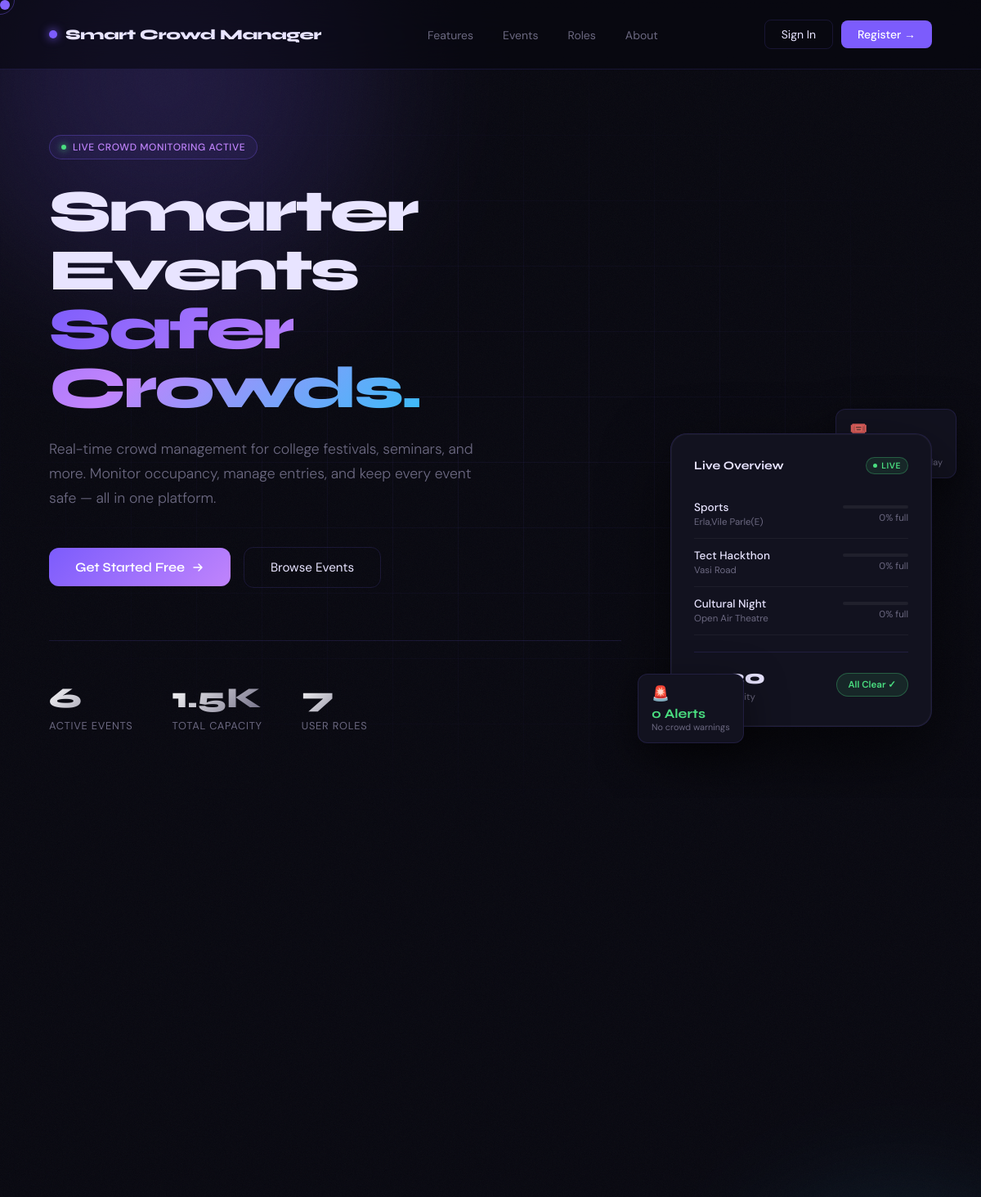
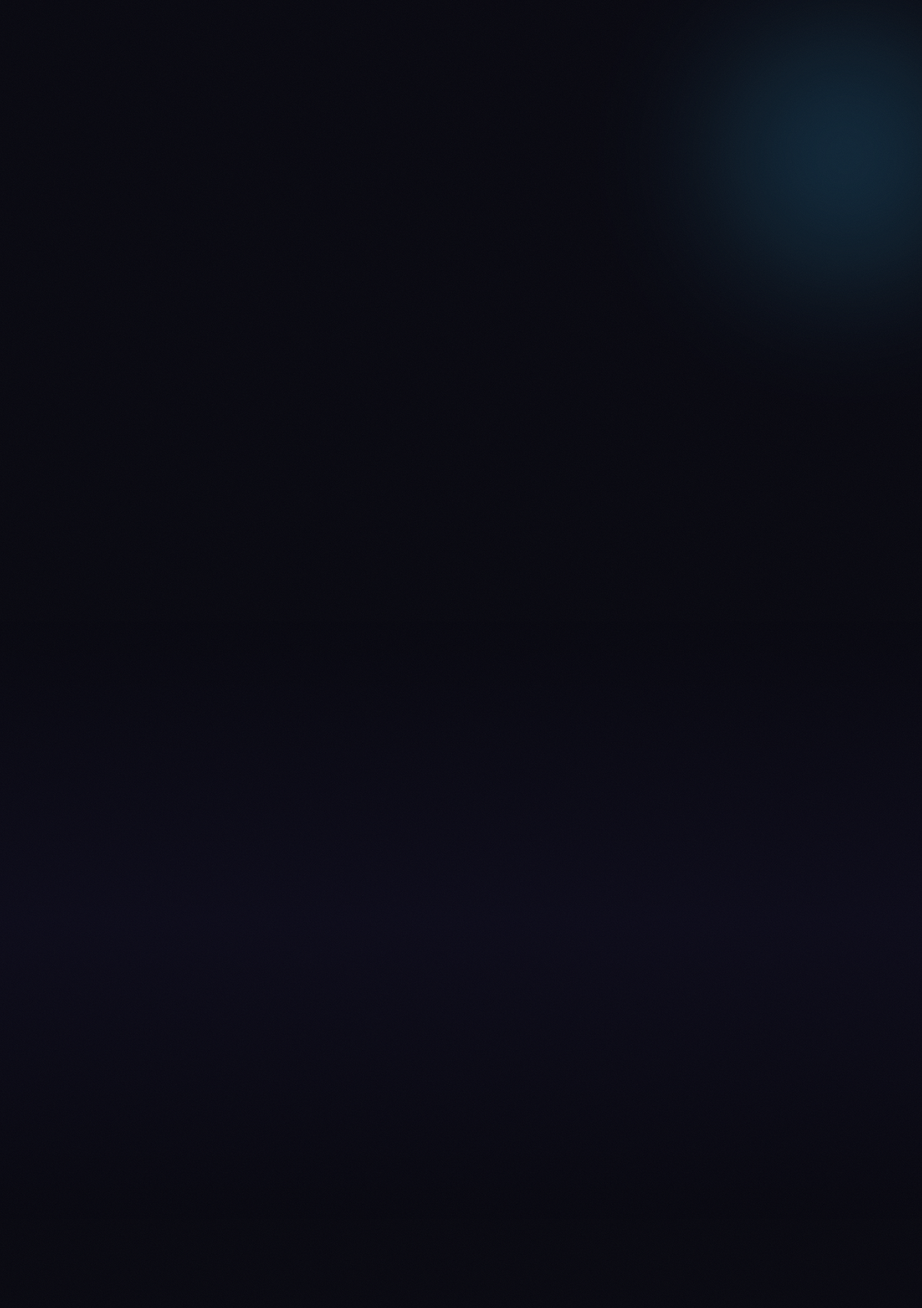
The page / (upper part) on the database its author committed (2 pictures, top to bottom).
### app.py (models this page shows, shortened)
class Event(db.Model):
    id = db.Column(db.Integer, primary_key=True)
    name = db.Column(db.String(120), nullable=False)
    location = db.Column(db.String(200), nullable=False)
    start_time = db.Column(db.DateTime, nullable=False)
    end_time = db.Column(db.DateTime, nullable=False)
    max_capacity = db.Column(db.Integer, nullable=False)
    safe_threshold = db.Column(db.Float, default=0.7)  # 70%
    warning_threshold = db.Column(db.Float, default=0.9)  # 90%
    current_count = db.Column(db.Integer, default=0)
    entry_blocked = db.Column(db.Boolean, default=False)  # Admin can block entry
    host_id = db.Column(db.Integer, db.ForeignKey("user.id"), nullable=True)
    event_type = db.Column(db.String(50), default="general")  # cultural, technical, sports, seminar, convocation
    poster_filename = db.Column(db.String(255), nullable=True)
    is_paid = db.Column(db.Boolean, default=False)
    price = db.Column(db.Float, default=0.0)
    is_group_event = db.Column(db.Boolean, default=False)
    group_size = db.Column(db.Integer, default=1)  # Max members per group registration
    host = db.relationship("User", back_populates="events")
    tickets = db.relationship("Ticket", back_populates="event", lazy=True, cascade="all, delete-orphan")
    zones = db.relationship("Zone", back_populates="event", lazy=True, cascade="all, delete-orphan")
    time_slots = db.relationship("TimeSlot", back_populates="event", lazy=True, cascade="all, delete-orphan")
    gates = db.relationship("Gate", back_populates="event", lazy=True, cascade="all, delete-orphan")
    @property
    def occupancy_ratio(self) -> float:
        if self.max_capacity <= 0:
            return 0.0
        return self.current_count / self.max_capacity

### app.py (the view, shortened to what this page needs)
@app.route("/")
def index():
    active_events = Event.query.count()
    total_capacity = db.session.query(db.func.sum(Event.max_capacity)).scalar() or 0
    role_count = 7 # student, admin, faculty_coordinator, volunteer, security, host, canteen_owner
    now = datetime.now()
    live_events = Event.query.filter(Event.end_time >= now).order_by(Event.start_time.asc()).limit(3).all()
    tickets_scanned = Ticket.query.filter_by(checked_in=True).count()
    return render_template("landing.html",
                           active_events=active_events,
                           total_capacity=total_capacity,
                           role_count=role_count,
                           live_events=live_events,
                           tickets_scanned=tickets_scanned)

### app.py (called while the page is built)
@app.context_processor
def inject_now():
    return {"now": datetime.now()}

### templates/landing.html (shortened to what this page needs)
<!DOCTYPE html>
<html lang="en">
<head>
</head>
<body>
<div class="cursor" id="cursor"></div>
<div class="cursor-trail" id="cursorTrail"></div>
<div class="bg-canvas">
  <div class="orb orb-1"></div>
  <div class="orb orb-2"></div>
</div>
<div class="grain"></div>
<div class="wrapper">
  <nav>
    <a href="/" class="nav-logo" style="text-decoration: none; color: inherit;">
      <div class="logo-dot"></div>
      Smart Crowd Manager
    </a>
    <ul class="nav-links">
      <li><a href="#features">Features</a></li>
      <li><a href="/events">Events</a></li>
      <li><a href="#roles">Roles</a></li>
      <li><a href="#features">About</a></li>
    </ul>
    <div class="nav-cta">
      <a href="/login" class="btn-ghost">Sign In</a>
      <a href="/register" class="btn-primary">Register →</a>
    </div>
  </nav>
  <section class="hero">
    <div class="hero-grid-line"></div>
    <div class="hero-content">
      <div class="hero-badge">
        <span class="badge-dot"></span>
        Live crowd monitoring active
      </div>
      <h1>
        Smarter Events<br>
        <span class="gradient-text">Safer Crowds.</span>
      </h1>
      <p class="hero-desc">
        Real-time crowd management for college festivals, seminars, and more. Monitor occupancy, manage entries, and keep every event safe — all in one platform.
      </p>
      <div class="hero-actions">
        <a href="/register" class="btn-hero">
          Get Started Free
          <svg width="16" height="16" viewBox="0 0 16 16" fill="none"><path d="M3 8h10M9 4l4 4-4 4" stroke="currentColor" stroke-width="1.5" stroke-linecap="round" stroke-linejoin="round"/></svg>
        </a>
        <a href="/events" class="btn-outline">Browse Events</a>
      </div>
      <div class="hero-stats">
        <div class="stat-item">
          <div class="stat-number">{{ active_events }}</div>
          <div class="stat-label">Active Events</div>
        </div>
        <div class="stat-item">
          <div class="stat-number">{% if total_capacity >= 1000 %}{{ "%.1f"|format(total_capacity/1000) }}K{% else %}{{ total_capacity }}{% endif %}</div>
          <div class="stat-label">Total Capacity</div>
        </div>
        <div class="stat-item">
          <div class="stat-number">{{ role_count }}</div>
          <div class="stat-label">User Roles</div>
        </div>
      </div>
    </div>
    <div class="hero-visual">
      <div class="float-card float-card-1">
        <div class="fc-icon">🎟️</div>
        <div class="fc-val">{{ tickets_scanned }}</div>
        <div class="fc-label">Tickets scanned today</div>
      </div>
      <div class="live-card">
        <div class="card-header">
          <span class="card-title">Live Overview</span>
          <span class="live-badge"><span class="live-dot"></span>Live</span>
        </div>
        {% for event in live_events %}
        <div class="event-row">
          <div>
            <div class="event-name">{{ event.name }}</div>
            <div class="event-loc">{{ event.location }}</div>
          </div>
          <div class="occupancy-wrap">
            <div class="occ-bar-track">
              {% set ratio = event.occupancy_ratio * 100 %}
            </div>
            <div class="occ-pct">{{ ratio|round|int }}% full</div>
          </div>
        </div>
        {% endfor %}
        <div class="card-footer">
          <div>
            <div class="total-count">{{ total_capacity }}</div>
            <div class="total-label">Total capacity</div>
          </div>
          <div class="status-indicator">All Clear ✓</div>
        </div>
      </div>
      <div class="float-card float-card-2">
        <div class="fc-icon">🚨</div>
        <div class="fc-val" style="color: #4ade80;">0 Alerts</div>
        <div class="fc-label">No crowd warnings</div>
      </div>
    </div>
  </section>
  <section class="section" id="features">
    <div class="features-grid">
    </div>
  </section>
  <section class="roles-section" id="roles">
    <div class="roles-grid">
    </div>
  </section>
  <section class="cta-section">
  </section>
</div>
</body>
</html>

### rows shown on the page
Event: name "Sports", location "Erla,Vile Parle(E)", ratio "0"
Event: name "Tect Hackthon", location "Vasi Road", ratio "0"
Event: name "Cultural Night", location "Open Air Theatre", ratio "0"

### other values the page prints
{{ active_events }} "6"
{{ "%.1f"|format(total_capacity/1000) }} "1.5"
{{ role_count }} "7"
